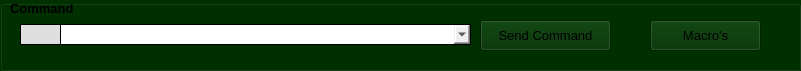
  <widget class="QGroupBox" name="commandsGroupBox">
   <property name="geometry">
    <rect>
     <x>760</x>
     <y>710</y>
     <width>801</width>
     <height>71</height>
    </rect>
   </property>
   <property name="palette">
    <palette>
     <active>
      <colorrole role="Button">
       <brush brushstyle="SolidPattern">
        <color alpha="255">
         <red>0</red>
         <green>48</green>
         <blue>0</blue>
        </color>
       </brush>
      </colorrole>
      <colorrole role="Midlight">
       <brush brushstyle="SolidPattern">
        <color alpha="255">
         <red>227</red>
         <green>227</green>
         <blue>227</blue>
        </color>
       </brush>
      </colorrole>
      <colorrole role="Base">
       <brush brushstyle="SolidPattern">
        <color alpha="255">
         <red>0</red>
         <green>48</green>
         <blue>0</blue>
        </color>
       </brush>
      </colorrole>
      <colorrole role="Window">
       <brush brushstyle="SolidPattern">
        <color alpha="255">
         <red>0</red>
         <green>48</green>
         <blue>0</blue>
        </color>
       </brush>
      </colorrole>
     </active>
     <inactive>
      <colorrole role="Button">
       <brush brushstyle="SolidPattern">
        <color alpha="255">
         <red>0</red>
         <green>48</green>
         <blue>0</blue>
        </color>
       </brush>
      </colorrole>
      <colorrole role="Midlight">
       <brush brushstyle="SolidPattern">
        <color alpha="255">
         <red>227</red>
         <green>227</green>
         <blue>227</blue>
        </color>
       </brush>
      </colorrole>
      <colorrole role="Base">
       <brush brushstyle="SolidPattern">
        <color alpha="255">
         <red>0</red>
         <green>48</green>
         <blue>0</blue>
        </color>
       </brush>
      </colorrole>
      <colorrole role="Window">
       <brush brushstyle="SolidPattern">
        <color alpha="255">
         <red>0</red>
         <green>48</green>
         <blue>0</blue>
        </color>
       </brush>
      </colorrole>
     </inactive>
     <disabled>
      <colorrole role="Button">
       <brush brushstyle="SolidPattern">
        <color alpha="255">
         <red>0</red>
         <green>48</green>
         <blue>0</blue>
        </color>
       </brush>
      </colorrole>
      <colorrole role="Midlight">
       <brush brushstyle="SolidPattern">
        <color alpha="255">
         <red>227</red>
         <green>227</green>
         <blue>227</blue>
        </color>
       </brush>
      </colorrole>
      <colorrole role="Base">
       <brush brushstyle="SolidPattern">
        <color alpha="255">
         <red>0</red>
         <green>48</green>
         <blue>0</blue>
        </color>
       </brush>
      </colorrole>
      <colorrole role="Window">
       <brush brushstyle="SolidPattern">
        <color alpha="255">
         <red>0</red>
         <green>48</green>
         <blue>0</blue>
        </color>
       </brush>
      </colorrole>
     </disabled>
    </palette>
   </property>
   <property name="font">
    <font>
     <family>Arial</family>
     <pointsize>10</pointsize>
    </font>
   </property>
   <property name="styleSheet">
    <string notr="true"/>
   </property>
   <property name="title">
    <string/>
   </property>
   <widget class="QLineEdit" name="Prompt">
    <property name="geometry">
     <rect>
      <x>20</x>
      <y>24</y>
      <width>41</width>
      <height>21</height>
     </rect>
    </property>
    <property name="palette">
     <palette>
      <active>
       <colorrole role="WindowText">
        <brush brushstyle="SolidPattern">
         <color alpha="255">
          <red>0</red>
          <green>0</green>
          <blue>0</blue>
         </color>
        </brush>
       </colorrole>
       <colorrole role="Button">
        <brush brushstyle="SolidPattern">
         <color alpha="255">
          <red>223</red>
          <green>223</green>
          <blue>223</blue>
         </color>
        </brush>
       </colorrole>
       <colorrole role="Light">
        <brush brushstyle="SolidPattern">
         <color alpha="255">
          <red>255</red>
          <green>127</green>
          <blue>255</blue>
         </color>
        </brush>
       </colorrole>
       <colorrole role="Midlight">
        <brush brushstyle="SolidPattern">
         <color alpha="255">
          <red>255</red>
          <green>63</green>
          <blue>255</blue>
         </color>
        </brush>
       </colorrole>
       <colorrole role="Dark">
        <brush brushstyle="SolidPattern">
         <color alpha="255">
          <red>127</red>
          <green>0</green>
          <blue>127</blue>
         </color>
        </brush>
       </colorrole>
       <colorrole role="Mid">
        <brush brushstyle="SolidPattern">
         <color alpha="255">
          <red>170</red>
          <green>0</green>
          <blue>170</blue>
         </color>
        </brush>
       </colorrole>
       <colorrole role="Text">
        <brush brushstyle="SolidPattern">
         <color alpha="255">
          <red>0</red>
          <green>0</green>
          <blue>0</blue>
         </color>
        </brush>
       </colorrole>
       <colorrole role="BrightText">
        <brush brushstyle="SolidPattern">
         <color alpha="255">
          <red>255</red>
          <green>255</green>
          <blue>255</blue>
         </color>
        </brush>
       </colorrole>
       <colorrole role="ButtonText">
        <brush brushstyle="SolidPattern">
         <color alpha="255">
          <red>0</red>
          <green>0</green>
          <blue>0</blue>
         </color>
        </brush>
       </colorrole>
       <colorrole role="Base">
        <brush brushstyle="SolidPattern">
         <color alpha="255">
          <red>223</red>
          <green>223</green>
          <blue>223</blue>
         </color>
        </brush>
       </colorrole>
       <colorrole role="Window">
        <brush brushstyle="SolidPattern">
         <color alpha="255">
          <red>223</red>
          <green>223</green>
          <blue>223</blue>
         </color>
        </brush>
       </colorrole>
       <colorrole role="Shadow">
        <brush brushstyle="SolidPattern">
         <color alpha="255">
          <red>0</red>
          <green>0</green>
          <blue>0</blue>
         </color>
        </brush>
       </colorrole>
       <colorrole role="AlternateBase">
        <brush brushstyle="SolidPattern">
         <color alpha="255">
          <red>255</red>
          <green>127</green>
          <blue>255</blue>
         </color>
        </brush>
       </colorrole>
       <colorrole role="ToolTipBase">
        <brush brushstyle="SolidPattern">
         <color alpha="255">
          <red>255</red>
          <green>255</green>
          <blue>220</blue>
         </color>
        </brush>
       </colorrole>
       <colorrole role="ToolTipText">
        <brush brushstyle="SolidPattern">
         <color alpha="255">
          <red>0</red>
          <green>0</green>
          <blue>0</blue>
         </color>
        </brush>
       </colorrole>
      </active>
      <inactive>
       <colorrole role="WindowText">
        <brush brushstyle="SolidPattern">
         <color alpha="255">
          <red>0</red>
          <green>0</green>
          <blue>0</blue>
         </color>
        </brush>
       </colorrole>
       <colorrole role="Button">
        <brush brushstyle="SolidPattern">
         <color alpha="255">
          <red>223</red>
          <green>223</green>
          <blue>223</blue>
         </color>
        </brush>
       </colorrole>
       <colorrole role="Light">
        <brush brushstyle="SolidPattern">
         <color alpha="255">
          <red>255</red>
          <green>127</green>
          <blue>255</blue>
         </color>
        </brush>
       </colorrole>
       <colorrole role="Midlight">
        <brush brushstyle="SolidPattern">
         <color alpha="255">
          <red>255</red>
          <green>63</green>
          <blue>255</blue>
         </color>
        </brush>
       </colorrole>
       <colorrole role="Dark">
        <brush brushstyle="SolidPattern">
         <color alpha="255">
          <red>127</red>
          <green>0</green>
          <blue>127</blue>
         </color>
        </brush>
       </colorrole>
       <colorrole role="Mid">
        <brush brushstyle="SolidPattern">
         <color alpha="255">
          <red>170</red>
          <green>0</green>
          <blue>170</blue>
         </color>
        </brush>
       </colorrole>
       <colorrole role="Text">
        <brush brushstyle="SolidPattern">
         <color alpha="255">
          <red>0</red>
          <green>0</green>
          <blue>0</blue>
         </color>
        </brush>
       </colorrole>
       <colorrole role="BrightText">
        <brush brushstyle="SolidPattern">
         <color alpha="255">
          <red>255</red>
          <green>255</green>
          <blue>255</blue>
         </color>
        </brush>
       </colorrole>
       <colorrole role="ButtonText">
        <brush brushstyle="SolidPattern">
         <color alpha="255">
          <red>0</red>
          <green>0</green>
          <blue>0</blue>
         </color>
        </brush>
       </colorrole>
       <colorrole role="Base">
        <brush brushstyle="SolidPattern">
         <color alpha="255">
          <red>223</red>
          <green>223</green>
          <blue>223</blue>
         </color>
        </brush>
       </colorrole>
       <colorrole role="Window">
        <brush brushstyle="SolidPattern">
         <color alpha="255">
          <red>223</red>
          <green>223</green>
          <blue>223</blue>
         </color>
        </brush>
       </colorrole>
       <colorrole role="Shadow">
        <brush brushstyle="SolidPattern">
         <color alpha="255">
          <red>0</red>
          <green>0</green>
          <blue>0</blue>
         </color>
        </brush>
       </colorrole>
       <colorrole role="AlternateBase">
        <brush brushstyle="SolidPattern">
         <color alpha="255">
          <red>255</red>
          <green>127</green>
          <blue>255</blue>
         </color>
        </brush>
       </colorrole>
       <colorrole role="ToolTipBase">
        <brush brushstyle="SolidPattern">
         <color alpha="255">
          <red>255</red>
          <green>255</green>
          <blue>220</blue>
         </color>
        </brush>
       </colorrole>
       <colorrole role="ToolTipText">
        <brush brushstyle="SolidPattern">
         <color alpha="255">
          <red>0</red>
          <green>0</green>
          <blue>0</blue>
         </color>
        </brush>
       </colorrole>
      </inactive>
      <disabled>
       <colorrole role="WindowText">
        <brush brushstyle="SolidPattern">
         <color alpha="255">
          <red>127</red>
          <green>0</green>
          <blue>127</blue>
         </color>
        </brush>
       </colorrole>
       <colorrole role="Button">
        <brush brushstyle="SolidPattern">
         <color alpha="255">
          <red>223</red>
          <green>223</green>
          <blue>223</blue>
         </color>
        </brush>
       </colorrole>
       <colorrole role="Light">
        <brush brushstyle="SolidPattern">
         <color alpha="255">
          <red>255</red>
          <green>127</green>
          <blue>255</blue>
         </color>
        </brush>
       </colorrole>
       <colorrole role="Midlight">
        <brush brushstyle="SolidPattern">
         <color alpha="255">
          <red>255</red>
          <green>63</green>
          <blue>255</blue>
         </color>
        </brush>
       </colorrole>
       <colorrole role="Dark">
        <brush brushstyle="SolidPattern">
         <color alpha="255">
          <red>127</red>
          <green>0</green>
          <blue>127</blue>
         </color>
        </brush>
       </colorrole>
       <colorrole role="Mid">
        <brush brushstyle="SolidPattern">
         <color alpha="255">
          <red>170</red>
          <green>0</green>
          <blue>170</blue>
         </color>
        </brush>
       </colorrole>
       <colorrole role="Text">
        <brush brushstyle="SolidPattern">
         <color alpha="255">
          <red>127</red>
          <green>0</green>
          <blue>127</blue>
         </color>
        </brush>
       </colorrole>
       <colorrole role="BrightText">
        <brush brushstyle="SolidPattern">
         <color alpha="255">
          <red>255</red>
          <green>255</green>
          <blue>255</blue>
         </color>
        </brush>
       </colorrole>
       <colorrole role="ButtonText">
        <brush brushstyle="SolidPattern">
         <color alpha="255">
          <red>127</red>
          <green>0</green>
          <blue>127</blue>
         </color>
        </brush>
       </colorrole>
       <colorrole role="Base">
        <brush brushstyle="SolidPattern">
         <color alpha="255">
          <red>223</red>
          <green>223</green>
          <blue>223</blue>
         </color>
        </brush>
       </colorrole>
       <colorrole role="Window">
        <brush brushstyle="SolidPattern">
         <color alpha="255">
          <red>223</red>
          <green>223</green>
          <blue>223</blue>
         </color>
        </brush>
       </colorrole>
       <colorrole role="Shadow">
        <brush brushstyle="SolidPattern">
         <color alpha="255">
          <red>0</red>
          <green>0</green>
          <blue>0</blue>
         </color>
        </brush>
       </colorrole>
       <colorrole role="AlternateBase">
        <brush brushstyle="SolidPattern">
         <color alpha="255">
          <red>255</red>
          <green>0</green>
          <blue>255</blue>
         </color>
        </brush>
       </colorrole>
       <colorrole role="ToolTipBase">
        <brush brushstyle="SolidPattern">
         <color alpha="255">
          <red>255</red>
          <green>255</green>
          <blue>220</blue>
         </color>
        </brush>
       </colorrole>
       <colorrole role="ToolTipText">
        <brush brushstyle="SolidPattern">
         <color alpha="255">
          <red>0</red>
          <green>0</green>
          <blue>0</blue>
         </color>
        </brush>
       </colorrole>
      </disabled>
     </palette>
    </property>
    <property name="styleSheet">
     <string notr="true">border-width: 1px;
border-style: solid;
border-color: rgb(0, 0, 0);
background-color: rgb(223,223,223);</string>
    </property>
    <property name="readOnly">
     <bool>true</bool>
    </property>
   </widget>
   <widget class="QComboBox" name="CommandLineEdit">
    <property name="geometry">
     <rect>
      <x>60</x>
      <y>24</y>
      <width>411</width>
      <height>21</height>
     </rect>
    </property>
    <property name="styleSheet">
     <string notr="true">border-width: 1px;
border-style: solid;
border-color: rgb(0, 0, 0)</string>
    </property>
    <property name="editable">
     <bool>true</bool>
    </property>
   </widget>
   <widget class="QPushButton" name="SendCommand">
    <property name="geometry">
     <rect>
      <x>480</x>
      <y>20</y>
      <width>131</width>
      <height>31</height>
     </rect>
    </property>
    <property name="text">
     <string>Send Command</string>
    </property>
   </widget>
   <widget class="QLabel" name="TextLabel">
    <property name="geometry">
     <rect>
      <x>10</x>
      <y>0</y>
      <width>71</width>
      <height>16</height>
     </rect>
    </property>
    <property name="font">
     <font>
      <pointsize>10</pointsize>
      <weight>75</weight>
      <bold>true</bold>
     </font>
    </property>
    <property name="text">
     <string>Command</string>
    </property>
   </widget>
   <widget class="QPushButton" name="buttonMacros">
    <property name="geometry">
     <rect>
      <x>650</x>
      <y>20</y>
      <width>111</width>
      <height>31</height>
     </rect>
    </property>
    <property name="text">
     <string>Macro's</string>
    </property>
   </widget>
  </widget>
